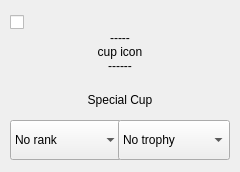
           <widget class="QWidget" name="cup4" native="true">
            <property name="sizePolicy">
             <sizepolicy hsizetype="Fixed" vsizetype="Fixed">
              <horstretch>0</horstretch>
              <verstretch>0</verstretch>
             </sizepolicy>
            </property>
            <property name="minimumSize">
             <size>
              <width>240</width>
              <height>172</height>
             </size>
            </property>
            <property name="maximumSize">
             <size>
              <width>240</width>
              <height>172</height>
             </size>
            </property>
            <widget class="QLabel" name="cup4Icon">
             <property name="geometry">
              <rect>
               <x>88</x>
               <y>20</y>
               <width>64</width>
               <height>64</height>
              </rect>
             </property>
             <property name="text">
              <string>-----
cup icon
------</string>
             </property>
             <property name="alignment">
              <set>Qt::AlignCenter</set>
             </property>
            </widget>
            <widget class="QLabel" name="cup4Label">
             <property name="geometry">
              <rect>
               <x>20</x>
               <y>88</y>
               <width>200</width>
               <height>24</height>
              </rect>
             </property>
             <property name="text">
              <string>Special Cup</string>
             </property>
             <property name="alignment">
              <set>Qt::AlignCenter</set>
             </property>
            </widget>
            <widget class="QComboBox" name="cup4Rank">
             <property name="geometry">
              <rect>
               <x>10</x>
               <y>120</y>
               <width>112</width>
               <height>40</height>
              </rect>
             </property>
             <item>
              <property name="text">
               <string>No rank</string>
              </property>
             </item>
             <item>
              <property name="text">
               <string>C (unused)</string>
              </property>
             </item>
             <item>
              <property name="text">
               <string>B (unused)</string>
              </property>
             </item>
             <item>
              <property name="text">
               <string>A (unused)</string>
              </property>
             </item>
             <item>
              <property name="text">
               <string>1 Star</string>
              </property>
             </item>
             <item>
              <property name="text">
               <string>2 Stars</string>
              </property>
             </item>
             <item>
              <property name="text">
               <string>3 Stars</string>
              </property>
             </item>
            </widget>
            <widget class="QComboBox" name="cup4Tro">
             <property name="geometry">
              <rect>
               <x>118</x>
               <y>120</y>
               <width>112</width>
               <height>40</height>
              </rect>
             </property>
             <item>
              <property name="text">
               <string>No trophy</string>
              </property>
             </item>
             <item>
              <property name="text">
               <string>Bronze</string>
              </property>
             </item>
             <item>
              <property name="text">
               <string>Silver</string>
              </property>
             </item>
             <item>
              <property name="text">
               <string>Gold</string>
              </property>
             </item>
            </widget>
            <widget class="QCheckBox" name="cup4Active">
             <property name="geometry">
              <rect>
               <x>10</x>
               <y>10</y>
               <width>24</width>
               <height>24</height>
              </rect>
             </property>
             <property name="sizePolicy">
              <sizepolicy hsizetype="Minimum" vsizetype="Fixed">
               <horstretch>0</horstretch>
               <verstretch>0</verstretch>
              </sizepolicy>
             </property>
             <property name="text">
              <string/>
             </property>
            </widget>
           </widget>
